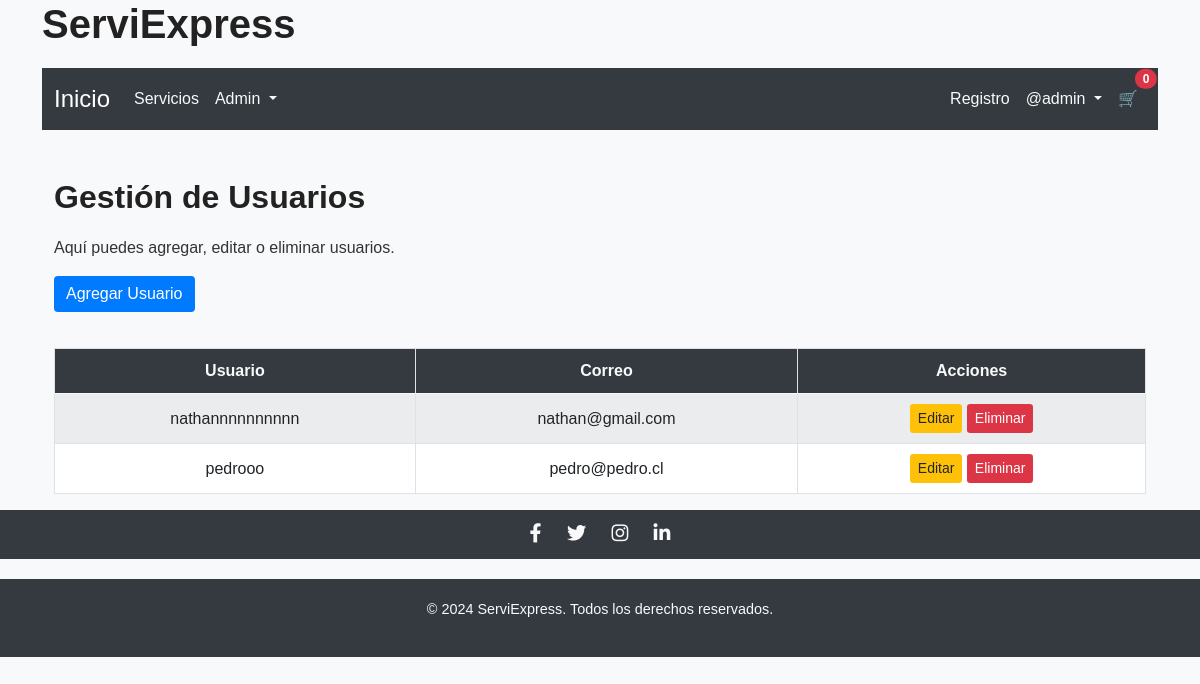
The page /gestionar-usuarios/ (signed in) on the database its author committed.
### core/models.py (models this page shows)
class CustomUser(AbstractUser):
    telefono = models.CharField(max_length=15, blank=True, null=True)
    direccion = models.TextField(blank=True, null=True)

### core/views.py (the view)
# urls.py: path('gestionar-usuarios/', views.gestionar_usuarios, name='gestionar_usuarios'),
@login_required
@user_passes_test(admin_required)  # Restringe acceso solo a administradores
def gestionar_usuarios(request):
    User = get_user_model()  # Obtiene el modelo configurado en AUTH_USER_MODEL
    usuarios = User.objects.filter(is_superuser=False)  # Excluye administradores
    return render(request, 'gestionar_usuarios.html', {'usuarios': usuarios})

### core/views.py (called while the page is built)
def admin_required(user):
    return user.is_superuser

### core/templates/gestionar_usuarios.html (shortened to what this page needs)
{% extends 'base.html' %}
{% block content %}
<div class="container mt-5">
    <h2>Gestión de Usuarios</h2>
    <p>Aquí puedes agregar, editar o eliminar usuarios.</p>
    <button type="button" class="btn btn-primary mb-3" data-bs-toggle="modal" data-bs-target="#agregarUsuarioModal">
        Agregar Usuario
    </button>
    {% if usuarios %}
        <table class="table table-striped">
            <thead>
                <tr>
                    <th>Usuario</th>
                    <th>Correo</th>
                    <th>Acciones</th>
                </tr>
            </thead>
            <tbody>
                {% for usuario in usuarios %}
                    <tr>
                        <td>{{ usuario.username }}</td>
                        <td>{{ usuario.email }}</td>
                        <td>
                            <a href="{% url 'editar_usuario' usuario.id %}" class="btn btn-warning btn-sm">Editar</a>
                            <button type="button" class="btn btn-danger btn-sm" data-bs-toggle="modal" data-bs-target="#confirmarEliminacionModal{{ usuario.id }}">
                                Eliminar
                            </button>
                        </td>
                    </tr>
                {% endfor %}
            </tbody>
        </table>
    {% else %}
        <p>No hay usuarios registrados.</p>
    {% endif %}
</div>
{% endblock %}

### core/templates/base.html (shortened to what this page needs)
{% load static %}
<!DOCTYPE html>
<html lang="es">
<head>
    <link href="https://cdn.jsdelivr.net/npm/bootstrap@5.0.2/dist/css/bootstrap.min.css" rel="stylesheet">
    <link href="https://cdn.jsdelivr.net/npm/bootstrap-icons/font/bootstrap-icons.css" rel="stylesheet">
    <link href="https://cdnjs.cloudflare.com/ajax/libs/font-awesome/5.15.4/css/all.min.css" rel="stylesheet">
    <link rel="stylesheet" href="{% static 'css/styles.css' %}">
</head>
<body>
    <header>
        <div class="container">
            <h1>ServiExpress</h1>
            <nav class="navbar navbar-expand-lg navbar-light bg-light">
                <div class="container-fluid">
                    <a class="navbar-brand" href="{% url 'home' %}">Inicio</a>
                    <div class="collapse navbar-collapse" id="navbarNav">
                        <ul class="navbar-nav">
                            <li class="nav-item">
                                <a class="nav-link" href="{% url 'servicios' %}">Servicios</a>
                            </li>
                            {% if user.is_authenticated and user.is_superuser %}
                            <li class="nav-item dropdown">
                                <a class="nav-link dropdown-toggle" href="#" id="adminDropdown" role="button" data-bs-toggle="dropdown" aria-expanded="false">
                                    Admin
                                </a>
                            </li>
                            {% endif %}
                        </ul>
                        <ul class="navbar-nav ms-auto">
                            <li class="nav-item">
                                <a class="nav-link" href="{% url 'registro' %}">Registro</a>
                            </li>
                            {% if user.is_authenticated %}
                            <li class="nav-item dropdown">
                                <a class="nav-link dropdown-toggle" href="#" id="userDropdown" role="button" data-bs-toggle="dropdown" aria-expanded="false">
                                    @{{ user.username }}
                                </a>
                            </li>
                            {% else %}
                            <li class="nav-item">
                                <a class="nav-link" href="{% url 'login' %}">Iniciar Sesión</a>
                            </li>
                            {% endif %}
                            {% if user.is_authenticated %}
                            <li class="nav-item">
                                <a class="nav-link position-relative" href="{% url 'ver_carrito' %}">
                                    🛒
                                    <span class="position-absolute top-0 start-100 translate-middle badge rounded-pill bg-danger">
                                        {{ carrito.items.count|default:0 }}
                                    </span>
                                </a>
                            </li>
                            {% endif %}
                        </ul>
                    </div>
                </div>
            </nav>
    </header>
    <main>
        <div class="container">
            {% block content %}
            {% endblock %}
        </div>
    </main>
    <div class="social-bar">
        <div class="icons">
            <a href="https://www.facebook.com" target="_blank" class="social-icon facebook" title="Facebook">
                <i class="fab fa-facebook-f"></i>
            </a>
            <a href="https://www.twitter.com" target="_blank" class="social-icon twitter" title="Twitter">
                <i class="fab fa-twitter"></i>
            </a>
            <a href="https://www.instagram.com" target="_blank" class="social-icon instagram" title="Instagram">
                <i class="fab fa-instagram"></i>
            </a>
            <a href="https://www.linkedin.com" target="_blank" class="social-icon linkedin" title="LinkedIn">
                <i class="fab fa-linkedin-in"></i>
            </a>
        </div>
    </div>
    <footer>
        <div class="container">
            <p>© 2024 ServiExpress. Todos los derechos reservados.</p>
        </div>
    </footer>
</body>
</html>

### core/static/css/styles.css (style rules this page uses)
body { font-family: 'Arial', sans-serif; background-color: #f8f9fa; color: #333; margin: 0; padding: 0; }
h1, h2, h3, h4, h6 { color: #222; margin-bottom: 20px; font-weight: bold; }
.navbar { background-color: #343a40 !important; }
.navbar-brand { color: #ffffff !important; font-size: 1.5rem; }
.navbar-nav .nav-link { color: #f8f9fa !important; }
.btn-primary { background-color: #007bff; border: none; }
.btn-danger { background-color: #dc3545; border: none; }
.btn-warning { background-color: #ffc107; border: none; color: #212529; }
.table { margin-top: 20px; border: 1px solid #dee2e6; border-collapse: collapse; background-color: #ffffff; }
.table th, .table td { text-align: center; vertical-align: middle; padding: 10px; border: 1px solid #dee2e6; }
.table th { background-color: #343a40; color: #f8f9fa; }
.table-striped tbody tr:nth-of-type(odd) { background-color: #f8f9fa; }
footer { background-color: #343a40; color: #f8f9fa; padding: 20px 0; text-align: center; font-size: 0.9rem; margin-top: 20px; }
.social-bar { background-color: #343a40; color: #f8f9fa; padding: 10px; text-align: center; }
.social-bar a { margin: 0 10px; color: #f8f9fa; font-size: 1.2rem; text-decoration: none; }

### rows shown on the page
CustomUser: username "admin"
CustomUser: username "nathannnnnnnnnn", email "nathan@gmail.com"
CustomUser: username "pedrooo", email "pedro@pedro.cl"

### other values the page prints
{{ carrito.items.count|default:0 }} "0"
